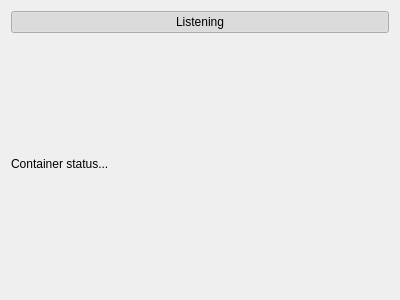
<?xml version="1.0" encoding="UTF-8"?>
<ui version="4.0">
 <class>ContainerSettings</class>
 <widget class="QWidget" name="ContainerSettings">
  <property name="geometry">
   <rect>
    <x>0</x>
    <y>0</y>
    <width>400</width>
    <height>300</height>
   </rect>
  </property>
  <property name="minimumSize">
   <size>
    <width>200</width>
    <height>0</height>
   </size>
  </property>
  <property name="windowTitle">
   <string>Form</string>
  </property>
  <layout class="QVBoxLayout" name="verticalLayout">
   <item>
    <widget class="QPushButton" name="enable_audio">
     <property name="text">
      <string>Listening</string>
     </property>
     <property name="icon">
      <iconset>
       <normaloff>static/microphone-inactive.svg</normaloff>
       <normalon>static/microphone-recording.svg</normalon>static/microphone-inactive.svg</iconset>
     </property>
     <property name="shortcut">
      <string>Alt+L</string>
     </property>
     <property name="checkable">
      <bool>true</bool>
     </property>
     <property name="checked">
      <bool>true</bool>
     </property>
    </widget>
   </item>
   <item>
    <widget class="QLabel" name="container_name">
     <property name="text">
      <string>Container status...</string>
     </property>
    </widget>
   </item>
  </layout>
 </widget>
 <resources/>
 <connections/>
</ui>
